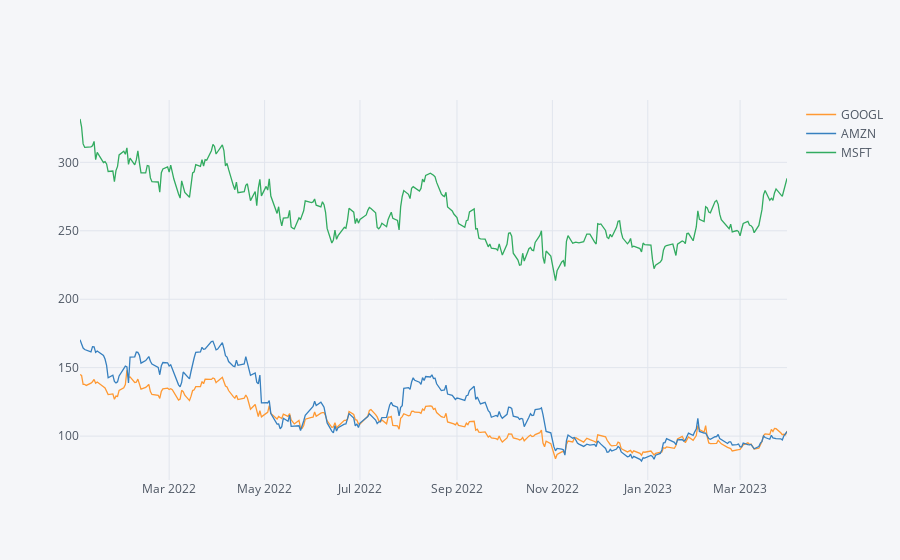

The cell this chart's notebook holds for it:
### Markdown cell above
** Plotly as a more interactive way of plotting the same plot

### Code cell
stocks_dataframe.xs(key='Close',axis=1,level='Stock Info').iplot()

### Figure 1 — Plotly figure (JSON) as saved in the notebook; plotly's stock layout.template omitted (floating-point values rounded to 4 significant figures; data arrays with more than 128 entries replaced by an {"elided": "..."} marker saying what was removed)
{"data": [{"line": {"color": "rgba(255, 153, 51, 1.0)", "dash": "solid", "shape": "linear", "width": 1.3}, "mode": "lines", "name": "GOOGL", "text": "", "type": "scatter", "x": {"elided": "313 str values"}, "y": {"elided": "313 float values"}}, {"line": {"color": "rgba(55, 128, 191, 1.0)", "dash": "solid", "shape": "linear", "width": 1.3}, "mode": "lines", "name": "AMZN", "text": "", "type": "scatter", "x": {"elided": "313 str values"}, "y": {"elided": "313 float values"}}, {"line": {"color": "rgba(50, 171, 96, 1.0)", "dash": "solid", "shape": "linear", "width": 1.3}, "mode": "lines", "name": "MSFT", "text": "", "type": "scatter", "x": {"elided": "313 str values"}, "y": {"elided": "313 float values"}}], "layout": {"legend": {"bgcolor": "#F5F6F9", "font": {"color": "#4D5663"}}, "paper_bgcolor": "#F5F6F9", "plot_bgcolor": "#F5F6F9", "title": {"font": {"color": "#4D5663"}}, "xaxis": {"gridcolor": "#E1E5ED", "showgrid": true, "tickfont": {"color": "#4D5663"}, "title": {"font": {"color": "#4D5663"}, "text": ""}, "zerolinecolor": "#E1E5ED"}, "yaxis": {"gridcolor": "#E1E5ED", "showgrid": true, "tickfont": {"color": "#4D5663"}, "title": {"font": {"color": "#4D5663"}, "text": ""}, "zerolinecolor": "#E1E5ED"}}}
